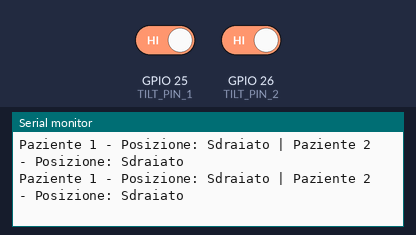
The program below on a simulated ESP32. On the bench: the last lines printed to the serial monitor. The inputs (shaded band) are chosen by the test bench; at power-on: GPIO 25 (TILT_PIN_1) HIGH, GPIO 26 (TILT_PIN_2) HIGH.

Above: at 3.8 s.
3.9 s: GPIO 25 (TILT_PIN_1) driven LOW
At 4.4 s:
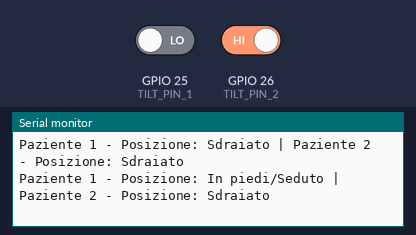
6.5 s: GPIO 26 (TILT_PIN_2) driven LOW
At 7.8 s:
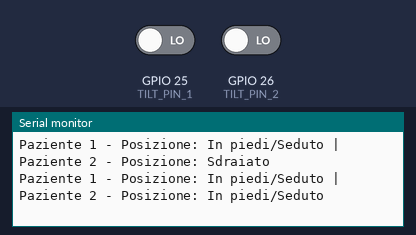
9.5 s: GPIO 25 (TILT_PIN_1) driven HIGH
At 10.8 s:
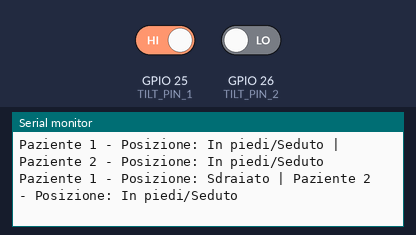

Measured:
- after the input at 3.9 s, the serial monitor: prints a new line after 0.10 s (image 1)
- after the input at 6.5 s, the serial monitor: prints a new line after 0.50 s (image 2)
- after the input at 9.5 s, the serial monitor: prints a new line after 0.50 s (image 3)

The program:

main.cpp
```cpp
#include <Arduino.h>

const int TILT_PIN_1 = 25;
const int TILT_PIN_2 = 26;

const unsigned long INTERVALLO = 1000;
unsigned long ultimoInvio = 0;

void setup() {
  Serial.begin(115200);
  pinMode(TILT_PIN_1, INPUT_PULLUP);
  pinMode(TILT_PIN_2, INPUT_PULLUP);
}

void loop() {
  unsigned long ora = millis();

  if (ora - ultimoInvio >= INTERVALLO) {
    ultimoInvio = ora;

    int stato1 = digitalRead(TILT_PIN_1);
    int stato2 = digitalRead(TILT_PIN_2);

    Serial.print("Paziente 1 - Posizione: ");
    Serial.print(stato1 == HIGH ? "Sdraiato" : "In piedi/Seduto");

    Serial.print(" | Paziente 2 - Posizione: ");
    Serial.println(stato2 == HIGH ? "Sdraiato" : "In piedi/Seduto");
  }
}
```
